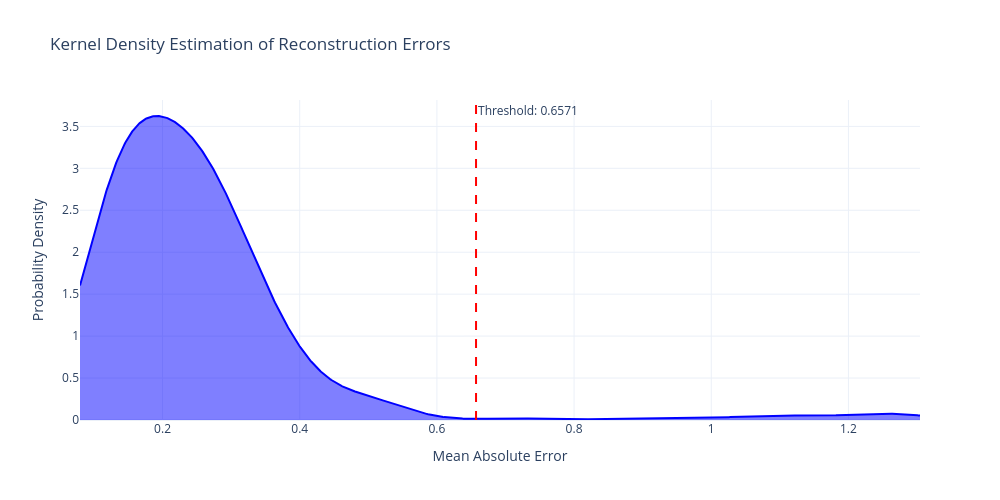
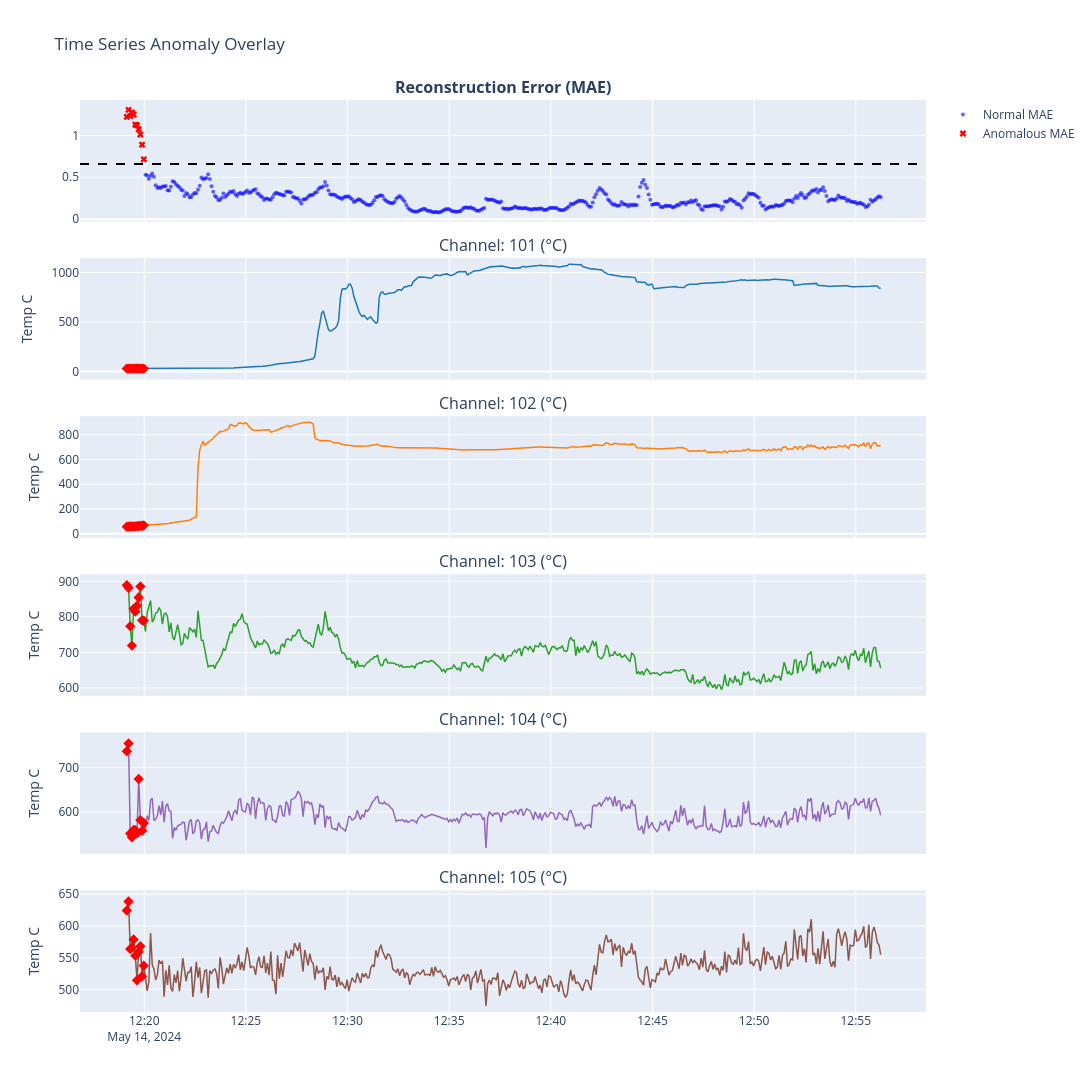

Notebook code cell kept with these figures, in order:
### Code cell
import os
import numpy as np
import pandas as pd
import plotly.graph_objects as go
from plotly.subplots import make_subplots
from sklearn.preprocessing import StandardScaler
import torch
import torch.nn as nn
import torch.optim as optim
from torch.utils.data import TensorDataset, DataLoader
from scipy.stats import gaussian_kde
from scipy.signal import argrelextrema

# ====================================================================
# 1. DATA LOADER AND STATISTICAL SUMMARY
# ====================================================================
def load_and_summarize_csv(file_path):
    header_idx = 0
    with open(file_path, 'r', encoding='utf-8', errors='ignore') as f:
        for idx, line in enumerate(f):
            if any(key in line for key in ['Scan Num', '101 (', 'Scan Swee']):
                header_idx = idx
                break
                
    df = pd.read_csv(file_path, skiprows=header_idx)
    df.columns = df.columns.str.strip()
    df = df.dropna(how='all', axis=1).dropna(how='all', axis=0)
    
    time_cols = [col for col in df.columns if 'time' in col.lower() or 'swee' in col.lower()]
    df['Timestamp'] = df[time_cols[0]] if time_cols else df.index
    
    sensor_cols = [col for col in df.columns if 'C' in col]
    for col in sensor_cols:
        df[col] = pd.to_numeric(df[col], errors='coerce')
        
    df[sensor_cols] = df[sensor_cols].ffill().bfill()
    
    print("\n==================================================")
    print(" RAW DATA POINT STATISTICS")
    print("==================================================")
    print(f"Total Rows Processed : {len(df)}")
    print(f"Total Sensor Channels: {len(sensor_cols)}")
    for col in sensor_cols:
        print(f"Channel {col} Mean: {df[col].mean():.2f} | Min: {df[col].min():.2f} | Max: {df[col].max():.2f}")
    print("==================================================\n")
        
    return df, sensor_cols

# ====================================================================
# 2. SEQUENCE GENERATOR
# ====================================================================
def create_sequences(data_array, timestamps, time_steps):
    Xs, ts = [], []
    for i in range(len(data_array) - time_steps):
        Xs.append(data_array[i:(i + time_steps)])
        ts.append(timestamps.iloc[i + time_steps - 1])
    return np.array(Xs), np.array(ts)

# ====================================================================
# 3. THE WIDER LSTM ARCHITECTURE (HIDDEN = 64)
# ====================================================================
class LSTMAutoencoder(nn.Module):
    def __init__(self, num_features, hidden_size=64):
        super(LSTMAutoencoder, self).__init__()
        self.hidden_size = hidden_size
        self.encoder_lstm = nn.LSTM(input_size=num_features, hidden_size=hidden_size, batch_first=True)
        self.decoder_lstm = nn.LSTM(input_size=hidden_size, hidden_size=hidden_size, batch_first=True)
        self.output_layer = nn.Linear(hidden_size, num_features)
        
    def forward(self, x):
        batch_size, seq_len, _ = x.size()
        _, (hidden_state, _) = self.encoder_lstm(x)
        last_hidden_state = hidden_state[-1]
        repeated_hidden = last_hidden_state.unsqueeze(1).repeat(1, seq_len, 1)
        decoded, _ = self.decoder_lstm(repeated_hidden)
        reconstructed = self.output_layer(decoded)
        return reconstructed

# ====================================================================
# 4. TRAINING ENGINE WITH COSINE ANNEALING SCHEDULER
# ====================================================================
def train_model(model, train_loader, num_epochs=35, initial_lr=0.002):
    criterion = nn.L1Loss()
    optimizer = optim.Adam(model.parameters(), lr=initial_lr)
    
    # Initialize the learning rate scheduler
    scheduler = optim.lr_scheduler.CosineAnnealingLR(optimizer, T_max=num_epochs, eta_min=0.0001)
    
    model.train()
    for epoch in range(num_epochs):
        epoch_loss = 0.0
        for batch_x in train_loader:
            optimizer.zero_grad()
            outputs = model(batch_x[0])
            loss = criterion(outputs, batch_x[0])
            loss.backward()
            optimizer.step()
            epoch_loss += loss.item()
            
        # Decay the learning rate after every epoch
        scheduler.step()
        
    return model

# ====================================================================
# 5. KDE THRESHOLDING AND METRICS EVALUATION
# ====================================================================
def evaluate_with_kde(model, X_seq_tensor, df_timestamps, df_original):
    model.eval()
    with torch.no_grad():
        reconstructed = model(X_seq_tensor)
        
    X_seq_np = X_seq_tensor.numpy()
    reconstructed_np = reconstructed.numpy()
    
    mae_loss = np.mean(np.abs(reconstructed_np - X_seq_np), axis=(1, 2))
    
    kde = gaussian_kde(mae_loss)
    x_range = np.linspace(min(mae_loss), max(mae_loss), 1000)
    kde_values = kde(x_range)
    
    minima_indices = argrelextrema(kde_values, np.less)[0]
    
    if len(minima_indices) > 0:
        threshold = x_range[minima_indices[0]]
        method_used = "KDE Local Minimum (Valley)"
    else:
        threshold = np.percentile(mae_loss, 97)
        method_used = "97th Percentile Fallback"
        
    max_mae = np.max(mae_loss)
    
    results_df = pd.DataFrame({
        'Timestamp': df_timestamps,
        'MAE_Score': mae_loss,
        'Is_Anomaly': mae_loss > threshold
    })
    
    def calculate_confidence(mae):
        if mae <= threshold:
            return 0.0
        if max_mae == threshold:
            return 100.0
        scaled = 50.0 + ((mae - threshold) / (max_mae - threshold)) * 50.0
        return min(100.0, scaled)
        
    results_df['Confidence_Score'] = results_df['MAE_Score'].apply(calculate_confidence)
    merged_df = pd.merge(results_df, df_original, on='Timestamp', how='inner')
    
    print("==================================================")
    print(" OPTIMIZED RECONSTRUCTION MAE STATISTICS")
    print("==================================================")
    print(f"Mean Error Score     : {np.mean(mae_loss):.4f}")
    print(f"Median Error Score   : {np.median(mae_loss):.4f}")
    print(f"Max Error Score      : {max_mae:.4f}")
    print(f"Threshold Method     : {method_used}")
    print(f"Calculated Threshold : {threshold:.4f}")
    print(f"Total Anomalies      : {results_df['Is_Anomaly'].sum()}")
    print("==================================================\n")
    
    return merged_df, threshold, x_range, kde_values

# ====================================================================
# 6. VISUALIZATION ENGINE
# ====================================================================
def plot_kde_distribution(x_range, kde_values, threshold):
    fig = go.Figure()
    fig.add_trace(go.Scatter(x=x_range, y=kde_values, mode='lines', fill='tozeroy', name='Error Density', line=dict(color='blue')))
    
    # Adding a vertical line for the mathematical threshold
    fig.add_vline(x=threshold, line_dash="dash", line_color="red", annotation_text=f"Threshold: {threshold:.4f}")
    
    fig.update_layout(
        title="Kernel Density Estimation of Reconstruction Errors",
        xaxis_title="Mean Absolute Error",
        yaxis_title="Probability Density",
        width=1000, height=500, template="plotly_white"
    )
    fig.show()

def plot_timeline_results(merged_df, sensor_cols, threshold):
    anomalies = merged_df[merged_df['Is_Anomaly'] == True]
    num_sensors = len(sensor_cols)
    
    fig = make_subplots(
        rows=num_sensors + 1, cols=1, shared_xaxes=True, vertical_spacing=0.04,
        subplot_titles=["<b>Reconstruction Error (MAE)</b>"] + [f"Channel: {col}" for col in sensor_cols]
    )
    
    normal_points = merged_df[merged_df['Is_Anomaly'] == False]
    
    fig.add_trace(go.Scatter(x=normal_points['Timestamp'], y=normal_points['MAE_Score'], mode='markers', marker=dict(color='blue', size=4, opacity=0.6), name='Normal MAE'), row=1, col=1)
    fig.add_trace(go.Scatter(x=anomalies['Timestamp'], y=anomalies['MAE_Score'], mode='markers', marker=dict(color='red', size=6, symbol='x'), name='Anomalous MAE'), row=1, col=1)
    
    # Adding horizontal line for the threshold across the MAE subplot
    fig.add_hline(y=threshold, line_dash="dash", line_color="black", row=1, col=1)
    
    colors = ['#1f77b4', '#ff7f0e', '#2ca02c', '#9467bd', '#8c564b']
    
    for i, col in enumerate(sensor_cols):
        row_idx = i + 2
        fig.add_trace(go.Scatter(x=merged_df['Timestamp'], y=merged_df[col], mode='lines', line=dict(color=colors[i % len(colors)], width=1.5), showlegend=False), row=row_idx, col=1)
        
        hover_template = "Time: %{x}<br>Value: %{y:.2f}<br>Confidence: %{customdata:.1f}%<extra></extra>"
        fig.add_trace(go.Scatter(x=anomalies['Timestamp'], y=anomalies[col], mode='markers', customdata=anomalies['Confidence_Score'], marker=dict(color='red', size=8, symbol='diamond'), hovertemplate=hover_template, showlegend=False), row=row_idx, col=1)
        fig.update_yaxes(title_text="Temp C", row=row_idx, col=1)

    fig.update_layout(title="Time Series Anomaly Overlay", height=200 + (180 * num_sensors), width=1250, hovermode='x unified')
    fig.show()

# ====================================================================
# 7. EXECUTION
# ====================================================================
file_path = r"C:\Users\hari7\Documents\Anamoly Detection\uploads\uploads\default\1781332375_gasifier 30lpm 0.csv"
TIME_STEPS = 10

if os.path.exists(file_path):
    df, sensors = load_and_summarize_csv(file_path)
    num_features = len(sensors)
    
    scaler = StandardScaler()
    df_scaled = pd.DataFrame(scaler.fit_transform(df[sensors]), columns=sensors)
    
    X_seq, t_seq = create_sequences(df_scaled, df['Timestamp'], TIME_STEPS)
    X_tensor = torch.tensor(X_seq, dtype=torch.float32)
    
    loader = DataLoader(TensorDataset(X_tensor), batch_size=16, shuffle=False)
    
    # Implementing the Wider Architecture
    model = LSTMAutoencoder(num_features=num_features, hidden_size=64)
    
    print("==================================================")
    print(" MODEL ARCHITECTURE INITIALIZATION")
    print("==================================================")
    print(model)
    print("==================================================\n")
    
    print("Training optimized model with Cosine Annealing Scheduler...")
    trained_model = train_model(model, loader, num_epochs=35, initial_lr=0.002)
    
    merged_results, decision_threshold, kde_x, kde_y = evaluate_with_kde(
        trained_model, X_tensor, t_seq, df
    )
    
    plot_kde_distribution(kde_x, kde_y, decision_threshold)
    plot_timeline_results(merged_results, sensors, decision_threshold)
else:
    print(f"File not found: {file_path}")

### Figure 1 — Plotly figure (JSON) as saved in the notebook; plotly's stock layout.template omitted (floating-point values rounded to 4 significant figures; data arrays with more than 128 entries replaced by an {"elided": "..."} marker saying what was removed)
{"data": [{"fill": "tozeroy", "line": {"color": "blue"}, "mode": "lines", "name": "Error Density", "type": "scatter", "x": {"elided": "1000 float values"}, "y": {"elided": "1000 float values"}}], "layout": {"annotations": [{"showarrow": false, "text": "Threshold: 0.6571", "x": 0.6571, "xanchor": "left", "xref": "x", "y": 1, "yanchor": "top", "yref": "y domain"}], "height": 500, "shapes": [{"line": {"color": "red", "dash": "dash"}, "type": "line", "x0": 0.6571, "x1": 0.6571, "xref": "x", "y0": 0, "y1": 1, "yref": "y domain"}], "title": {"text": "Kernel Density Estimation of Reconstruction Errors"}, "width": 1000, "xaxis": {"title": {"text": "Mean Absolute Error"}}, "yaxis": {"title": {"text": "Probability Density"}}}}

### Figure 2 — Plotly figure (JSON) as saved in the notebook; plotly's stock layout.template omitted (floating-point values rounded to 4 significant figures; data arrays with more than 128 entries replaced by an {"elided": "..."} marker saying what was removed)
{"data": [{"marker": {"color": "blue", "opacity": 0.6, "size": 4}, "mode": "markers", "name": "Normal MAE", "type": "scatter", "x": {"elided": "435 str values"}, "xaxis": "x", "y": {"elided": "435 float values"}, "yaxis": "y"}, {"marker": {"color": "red", "size": 6, "symbol": "x"}, "mode": "markers", "name": "Anomalous MAE", "type": "scatter", "x": ["2024-05-14 12:19:08.621", "2024-05-14 12:19:13.685", "2024-05-14 12:19:18.667", "2024-05-14 12:19:23.647", "2024-05-14 12:19:28.625", "2024-05-14 12:19:33.699", "2024-05-14 12:19:38.697", "2024-05-14 12:19:43.635", "2024-05-14 12:19:48.635", "2024-05-14 12:19:53.635", "2024-05-14 12:19:58.675"], "xaxis": "x", "y": [1.221, 1.304, 1.229, 1.275, 1.249, 1.128, 1.12, 1.072, 1.009, 0.8884, 0.7141], "yaxis": "y"}, {"line": {"color": "#1f77b4", "width": 1.5}, "mode": "lines", "showlegend": false, "type": "scatter", "x": {"elided": "446 str values"}, "xaxis": "x2", "y": {"elided": "446 float values"}, "yaxis": "y2"}, {"customdata": [93.54, 100.0, 94.18, 97.74, 95.7, 86.4, 85.78, 82.07, 77.21, 67.87, 54.41], "hovertemplate": "Time: %{x}<br>Value: %{y:.2f}<br>Confidence: %{customdata:.1f}%<extra></extra>", "marker": {"color": "red", "size": 8, "symbol": "diamond"}, "mode": "markers", "showlegend": false, "type": "scatter", "x": ["2024-05-14 12:19:08.621", "2024-05-14 12:19:13.685", "2024-05-14 12:19:18.667", "2024-05-14 12:19:23.647", "2024-05-14 12:19:28.625", "2024-05-14 12:19:33.699", "2024-05-14 12:19:38.697", "2024-05-14 12:19:43.635", "2024-05-14 12:19:48.635", "2024-05-14 12:19:53.635", "2024-05-14 12:19:58.675"], "xaxis": "x2", "y": [29.61, 29.59, 29.74, 29.75, 29.78, 29.77, 29.83, 29.83, 29.77, 29.79, 29.57], "yaxis": "y2"}, {"line": {"color": "#ff7f0e", "width": 1.5}, "mode": "lines", "showlegend": false, "type": "scatter", "x": {"elided": "446 str values"}, "xaxis": "x3", "y": {"elided": "446 float values"}, "yaxis": "y3"}, {"customdata": [93.54, 100.0, 94.18, 97.74, 95.7, 86.4, 85.78, 82.07, 77.21, 67.87, 54.41], "hovertemplate": "Time: %{x}<br>Value: %{y:.2f}<br>Confidence: %{customdata:.1f}%<extra></extra>", "marker": {"color": "red", "size": 8, "symbol": "diamond"}, "mode": "markers", "showlegend": false, "type": "scatter", "x": ["2024-05-14 12:19:08.621", "2024-05-14 12:19:13.685", "2024-05-14 12:19:18.667", "2024-05-14 12:19:23.647", "2024-05-14 12:19:28.625", "2024-05-14 12:19:33.699", "2024-05-14 12:19:38.697", "2024-05-14 12:19:43.635", "2024-05-14 12:19:48.635", "2024-05-14 12:19:53.635", "2024-05-14 12:19:58.675"], "xaxis": "x3", "y": [56.35, 57.08, 57.42, 57.36, 58.29, 59.14, 60.56, 61.79, 62.5, 63.52, 66.93], "yaxis": "y3"}, {"line": {"color": "#2ca02c", "width": 1.5}, "mode": "lines", "showlegend": false, "type": "scatter", "x": {"elided": "446 str values"}, "xaxis": "x4", "y": {"elided": "446 float values"}, "yaxis": "y4"}, {"customdata": [93.54, 100.0, 94.18, 97.74, 95.7, 86.4, 85.78, 82.07, 77.21, 67.87, 54.41], "hovertemplate": "Time: %{x}<br>Value: %{y:.2f}<br>Confidence: %{customdata:.1f}%<extra></extra>", "marker": {"color": "red", "size": 8, "symbol": "diamond"}, "mode": "markers", "showlegend": false, "type": "scatter", "x": ["2024-05-14 12:19:08.621", "2024-05-14 12:19:13.685", "2024-05-14 12:19:18.667", "2024-05-14 12:19:23.647", "2024-05-14 12:19:28.625", "2024-05-14 12:19:33.699", "2024-05-14 12:19:38.697", "2024-05-14 12:19:43.635", "2024-05-14 12:19:48.635", "2024-05-14 12:19:53.635", "2024-05-14 12:19:58.675"], "xaxis": "x4", "y": [888.7, 881.7, 774.0, 719.3, 822.5, 814.7, 831.2, 854.3, 885.3, 790.2, 789.6], "yaxis": "y4"}, {"line": {"color": "#9467bd", "width": 1.5}, "mode": "lines", "showlegend": false, "type": "scatter", "x": {"elided": "446 str values"}, "xaxis": "x5", "y": {"elided": "446 float values"}, "yaxis": "y5"}, {"customdata": [93.54, 100.0, 94.18, 97.74, 95.7, 86.4, 85.78, 82.07, 77.21, 67.87, 54.41], "hovertemplate": "Time: %{x}<br>Value: %{y:.2f}<br>Confidence: %{customdata:.1f}%<extra></extra>", "marker": {"color": "red", "size": 8, "symbol": "diamond"}, "mode": "markers", "showlegend": false, "type": "scatter", "x": ["2024-05-14 12:19:08.621", "2024-05-14 12:19:13.685", "2024-05-14 12:19:18.667", "2024-05-14 12:19:23.647", "2024-05-14 12:19:28.625", "2024-05-14 12:19:33.699", "2024-05-14 12:19:38.697", "2024-05-14 12:19:43.635", "2024-05-14 12:19:48.635", "2024-05-14 12:19:53.635", "2024-05-14 12:19:58.675"], "xaxis": "x5", "y": [736.8, 754.6, 551.9, 543.4, 559.9, 559.4, 552.3, 674.5, 581.9, 557.7, 575.6], "yaxis": "y5"}, {"line": {"color": "#8c564b", "width": 1.5}, "mode": "lines", "showlegend": false, "type": "scatter", "x": {"elided": "446 str values"}, "xaxis": "x6", "y": {"elided": "446 float values"}, "yaxis": "y6"}, {"customdata": [93.54, 100.0, 94.18, 97.74, 95.7, 86.4, 85.78, 82.07, 77.21, 67.87, 54.41], "hovertemplate": "Time: %{x}<br>Value: %{y:.2f}<br>Confidence: %{customdata:.1f}%<extra></extra>", "marker": {"color": "red", "size": 8, "symbol": "diamond"}, "mode": "markers", "showlegend": false, "type": "scatter", "x": ["2024-05-14 12:19:08.621", "2024-05-14 12:19:13.685", "2024-05-14 12:19:18.667", "2024-05-14 12:19:23.647", "2024-05-14 12:19:28.625", "2024-05-14 12:19:33.699", "2024-05-14 12:19:38.697", "2024-05-14 12:19:43.635", "2024-05-14 12:19:48.635", "2024-05-14 12:19:53.635", "2024-05-14 12:19:58.675"], "xaxis": "x6", "y": [624.3, 638.5, 563.4, 566.0, 578.7, 553.1, 514.2, 559.1, 567.9, 520.5, 537.3], "yaxis": "y6"}], "layout": {"annotations": [{"font": {"size": 16}, "showarrow": false, "text": "<b>Reconstruction Error (MAE)</b>", "x": 0.5, "xanchor": "center", "xref": "paper", "y": 1, "yanchor": "bottom", "yref": "paper"}, {"font": {"size": 16}, "showarrow": false, "text": "Channel: 101 (°C)", "x": 0.5, "xanchor": "center", "xref": "paper", "y": 0.8267, "yanchor": "bottom", "yref": "paper"}, {"font": {"size": 16}, "showarrow": false, "text": "Channel: 102 (°C)", "x": 0.5, "xanchor": "center", "xref": "paper", "y": 0.6533, "yanchor": "bottom", "yref": "paper"}, {"font": {"size": 16}, "showarrow": false, "text": "Channel: 103 (°C)", "x": 0.5, "xanchor": "center", "xref": "paper", "y": 0.48, "yanchor": "bottom", "yref": "paper"}, {"font": {"size": 16}, "showarrow": false, "text": "Channel: 104 (°C)", "x": 0.5, "xanchor": "center", "xref": "paper", "y": 0.3067, "yanchor": "bottom", "yref": "paper"}, {"font": {"size": 16}, "showarrow": false, "text": "Channel: 105 (°C)", "x": 0.5, "xanchor": "center", "xref": "paper", "y": 0.1333, "yanchor": "bottom", "yref": "paper"}], "height": 1100, "hovermode": "x unified", "shapes": [{"line": {"color": "black", "dash": "dash"}, "type": "line", "x0": 0, "x1": 1, "xref": "x domain", "y0": 0.6571, "y1": 0.6571, "yref": "y"}], "title": {"text": "Time Series Anomaly Overlay"}, "width": 1250, "xaxis": {"anchor": "y", "domain": [0, 1], "matches": "x6", "showticklabels": false}, "xaxis2": {"anchor": "y2", "domain": [0, 1], "matches": "x6", "showticklabels": false}, "xaxis3": {"anchor": "y3", "domain": [0, 1], "matches": "x6", "showticklabels": false}, "xaxis4": {"anchor": "y4", "domain": [0, 1], "matches": "x6", "showticklabels": false}, "xaxis5": {"anchor": "y5", "domain": [0, 1], "matches": "x6", "showticklabels": false}, "xaxis6": {"anchor": "y6", "domain": [0, 1]}, "yaxis": {"anchor": "x", "domain": [0.8667, 1]}, "yaxis2": {"anchor": "x2", "domain": [0.6933, 0.8267], "title": {"text": "Temp C"}}, "yaxis3": {"anchor": "x3", "domain": [0.52, 0.6533], "title": {"text": "Temp C"}}, "yaxis4": {"anchor": "x4", "domain": [0.3467, 0.48], "title": {"text": "Temp C"}}, "yaxis5": {"anchor": "x5", "domain": [0.1733, 0.3067], "title": {"text": "Temp C"}}, "yaxis6": {"anchor": "x6", "domain": [0, 0.1333], "title": {"text": "Temp C"}}}}
